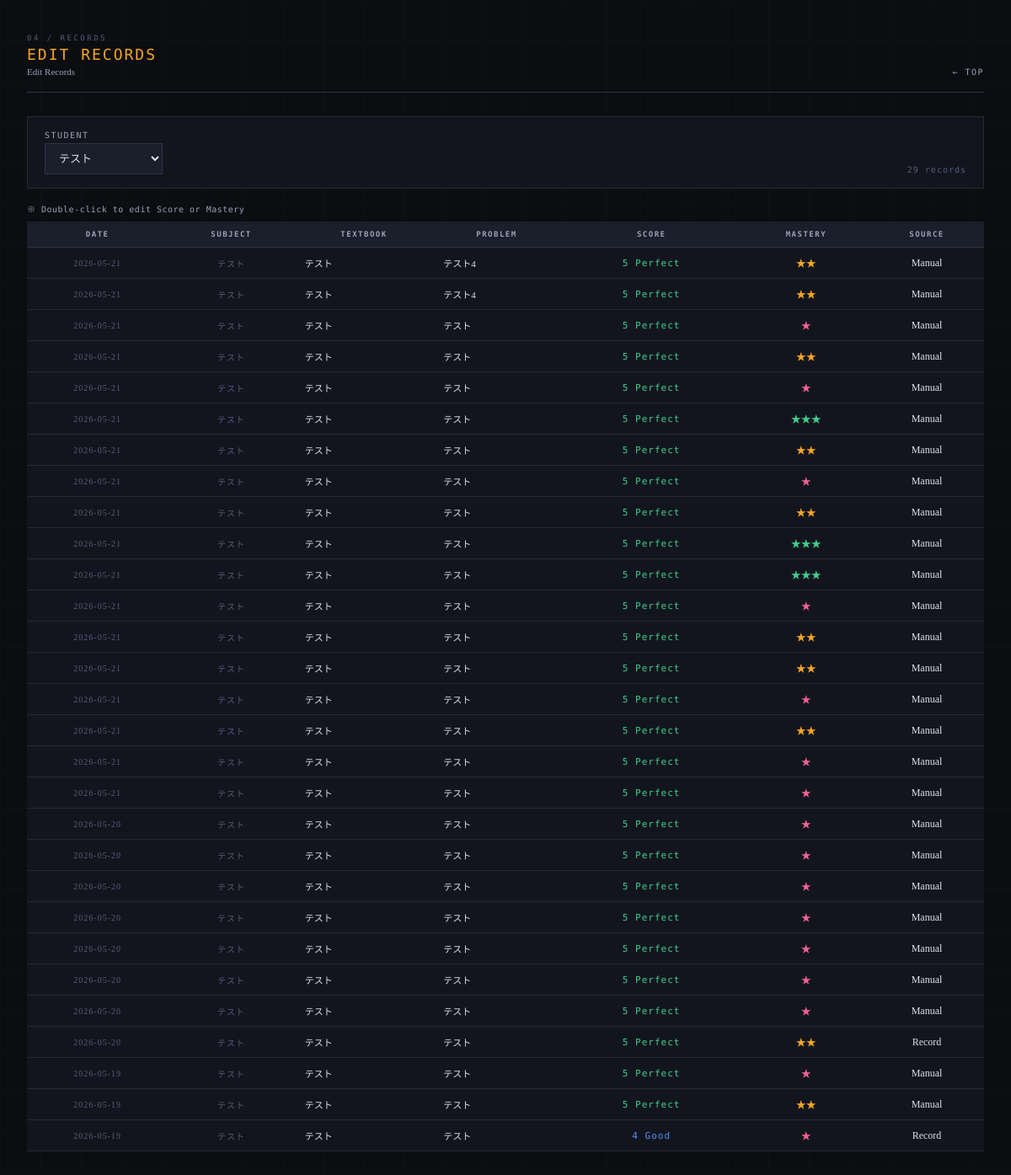
/record/list, run on the app's committed database.
### tables this page shows
CREATE TABLE history (
            history_id INTEGER PRIMARY KEY AUTOINCREMENT,
            student_id TEXT NOT NULL,
            problem_id INTEGER NOT NULL,
            date TEXT NOT NULL,
            correct INTEGER NOT NULL,
            mastery INTEGER NOT NULL,
            category TEXT NOT NULL, score INTEGER DEFAULT 5,
            FOREIGN KEY (student_id) REFERENCES students(student_id),
            FOREIGN KEY (problem_id) REFERENCES problems(problem_id)
        );

CREATE TABLE problems (
            problem_id INTEGER PRIMARY KEY AUTOINCREMENT,
            subject TEXT NOT NULL,
            textbook TEXT NOT NULL,
            problem_number TEXT NOT NULL,
            importance TEXT NOT NULL,
            type TEXT NOT NULL
        , instruction TEXT, difficulty INTEGER DEFAULT 3, review_value INTEGER DEFAULT 3, estimated_minutes INTEGER DEFAULT 15, textbook_id INTEGER, section_id INTEGER, order_in_textbook INTEGER, total_minutes INTEGER DEFAULT NULL);

### app.py (the view)
@app.route("/record/list")
def record_list():
    conn = get_connection()
    c = conn.cursor()
    c.execute("SELECT * FROM students ORDER BY student_id")
    students = c.fetchall()
    student_id = request.args.get("student_id",
                  students[0]["student_id"] if students else None)
    records = []
    if student_id:
        c.execute("""
            SELECT h.history_id, h.date, h.correct, h.mastery, h.category,
               h.score,
                   p.subject, p.textbook, p.problem_number
            FROM history h
            JOIN problems p ON h.problem_id = p.problem_id
            WHERE h.student_id = ?
            ORDER BY h.date DESC, h.history_id DESC
            LIMIT 100
        """, (student_id,))
        records = c.fetchall()
    conn.close()
    return render_template("record_list.html", students=students,
                           records=records, selected_student=student_id)

### app.py (called while the page is built)
@app.template_filter("cat_en")
def cat_en_filter(v):
    return CAT_EN.get(v, v)

### database.py (called while the page is built)
def get_connection():
    conn = sqlite3.connect(DB_PATH)
    conn.row_factory = sqlite3.Row
    return conn

### templates/record_list.html (shortened to what this page needs)
<!DOCTYPE html>
<html lang="ja">
<head>
</head>
<body>
<div class="container">
  <div class="page-header fade-in">
    <div>
      <div class="page-label">04 / Records</div>
      <div class="page-title" style="color:#f5a623;">Edit Records</div>
      <div class="page-title-ja">Edit Records</div>
    </div>
    <a class="page-header-back" href="/">TOP</a>
  </div>
  <div class="filter-bar fade-in">
    <form method="GET" style="display:contents;">
      <div>
        <label>Student</label>
        <select name="student_id" onchange="this.form.submit()" style="min-width:140px;">
          {%- for s in students %}
          <option value="{{ s.student_id }}"
            {%- if s.student_id == selected_student %} selected{%- endif %}>
            {{ s.name }}
          </option>
          {%- endfor %}
        </select>
      </div>
    </form>
    <span class="meta-text" style="margin-left:auto;">{{ records|length }} records</span>
  </div>
  <div style="font-family:'DM Mono',monospace;font-size:10px;color:var(--text-muted);
    margin-bottom:8px;letter-spacing:0.5px;">
    ※ Double-click to edit Score or Mastery
  </div>
  <div class="fade-in" style="overflow-x:auto;">
  <table class="data-table">
    <thead>
      <tr>
        <th>Date</th><th>Subject</th><th>Textbook</th><th>Problem</th>
        <th>Score</th><th>Mastery</th><th>Source</th>
      </tr>
    </thead>
    <tbody>
    {%- for r in records %}
    <tr id="hrow-{{ r.history_id }}">
      <td class="meta-text" style="white-space:nowrap;">{{ r.date }}</td>
      <td class="meta-text">{{ r.subject }}</td>
      <td class="left" style="font-size:11px;max-width:160px;overflow:hidden;text-overflow:ellipsis;white-space:nowrap;">
        {{ r.textbook }}
      </td>
      <td class="left" style="font-size:11px;max-width:180px;overflow:hidden;text-overflow:ellipsis;white-space:nowrap;">
        {{ r.problem_number }}
      </td>
      {%- set sc = r.score if r.score else (5 if r.correct == 1 else 1) %}
      <td class="score-cell" data-id="{{ r.history_id }}" data-score="{{ sc }}">
        <span class="editable score-{{ sc }}"
          ondblclick="startScoreEdit(this, {{ r.history_id }}, {{ sc }})"
          style="cursor:pointer;">
          {%- if sc == 5 %}<span style="color:var(--green);font-family:'DM Mono',monospace;font-size:11px;letter-spacing:1px;">5 Perfect</span>
          {%- elif sc == 4 %}<span style="color:var(--blue);font-family:'DM Mono',monospace;font-size:11px;letter-spacing:1px;">4 Good</span>
          {%- elif sc == 3 %}<span style="color:var(--amber);font-family:'DM Mono',monospace;font-size:11px;letter-spacing:1px;">3 Recall</span>
          {%- elif sc == 2 %}<span style="color:var(--rose);font-family:'DM Mono',monospace;font-size:11px;letter-spacing:1px;">2 Retry</span>
          {%- else %}<span style="color:var(--red);font-family:'DM Mono',monospace;font-size:11px;letter-spacing:1px;">1 Failed</span>
          {%- endif %}
        </span>
      </td>
      <td class="mastery-cell" data-id="{{ r.history_id }}" data-mastery="{{ r.mastery }}">
        {%- set m = r.mastery %}
        <span class="editable mastery-{{ m }}"
          ondblclick="startMasteryEdit(this, {{ r.history_id }}, {{ m }})">
          {{ '★' * m }}
        </span>
      </td>
      <td>
        {{ r.category | cat_en }}
      </td>
    </tr>
    {%- endfor %}
    </tbody>
  </table>
  </div>
</div>
</body>
</html>

### templates/record_list.html (style rules this page uses)
:root { --bg: #0c0d11; --surface: #13151e; --surface2: #1b1e2b; --surface3: #222536; --border: #252838; --border-light: #2f3347; --text: #dde1ec; --text-muted: #9aa3b8; --text-dim: #555d7a; --blue: #5b8ff9; --green: #3ecf8e; --amber: #f5a623; --rose: #f06292; --red: #ef4444; --blue-bg: rgba(91,143,249,0.10); --green-bg: rgba(62,207,142,0.10); --amber-bg: rgba(245,166,35,0.10); --rose-bg: rgba(240,98,146,0.10); }
*, *::before, *::after { margin:0; padding:0; box-sizing:border-box; }
body { font-family: 'Noto Serif JP', serif; background: var(--bg); color: var(--text); min-height: 100vh; padding: 40px 32px 80px; -webkit-font-smoothing: antialiased; }
body::after { content: ''; position: fixed; inset: 0; background-image: linear-gradient(var(--border) 1px, transparent 1px), linear-gradient(90deg, var(--border) 1px, transparent 1px); background-size: 48px 48px; opacity: 0.15; pointer-events: none; z-index: 0; }
.container { max-width:1200px; margin:0 auto; position:relative; z-index:1; }
.page-header { display:flex; align-items:flex-end; justify-content:space-between; margin-bottom:28px; padding-bottom:18px; border-bottom:1px solid var(--border-light); }
.page-label { font-family:'DM Mono',monospace; font-size:9px; letter-spacing:2.5px; text-transform:uppercase; color:var(--text-dim); margin-bottom:4px; }
.page-title { font-family:'DM Mono',monospace; font-weight:500; font-size:18px; letter-spacing:2px; text-transform:uppercase; }
.page-title-ja { font-family:'Noto Serif JP',serif; font-weight:300; font-size:11px; color:var(--text-muted); margin-top:4px; }
.page-header-back { font-family:'DM Mono',monospace; font-size:10px; color:var(--text-muted); letter-spacing:1.5px; text-decoration:none; transition:color 0.15s; }
.page-header-back::before { content:'← '; }
label { display:block; font-family:'DM Mono',monospace; font-size:10px; letter-spacing:1.5px; text-transform:uppercase; color:var(--text-muted); margin-bottom:6px; margin-top:16px; }
label:first-child { margin-top:0; }
input[type="text"], input[type="date"], input[type="number"], select, textarea { width:100%; padding:9px 12px; background:var(--surface2); border:1px solid var(--border-light); color:var(--text); font-family:'Noto Serif JP',serif; font-size:13px; outline:none; transition:border-color 0.15s; }
select option { background:var(--surface2); }
.data-table { width:100%; border-collapse:collapse; background:var(--surface); font-size:12px; }
.data-table th { background:var(--surface2); color:var(--text-muted); font-family:'DM Mono',monospace; font-size:9px; letter-spacing:1.5px; text-transform:uppercase; padding:10px 12px; text-align:center; border-bottom:1px solid var(--border-light); white-space:nowrap; }
.data-table td { padding:9px 12px; border-bottom:1px solid var(--border); text-align:center; vertical-align:middle; font-family:'Noto Serif JP',serif; }
.data-table td.left { text-align:left; }
.filter-bar { background:var(--surface); border:1px solid var(--border); padding:16px 20px; margin-bottom:16px; display:flex; gap:16px; align-items:flex-end; flex-wrap:wrap; }
.filter-bar label { margin:0 0 4px 0; }
.filter-bar select, .filter-bar input { width:auto; }
.meta-text { font-family:'DM Mono',monospace; font-size:10px; color:var(--text-dim); letter-spacing:1px; }
.mastery-1 { color:var(--rose); }
.mastery-2 { color:var(--amber); }
.mastery-3 { color:var(--green); }
.fade-in { animation:fadeIn 0.3s ease both; }
.editable { cursor:pointer; padding:2px 6px; border-radius:2px; transition:background 0.12s; }

### data on the page
history: date "2026-05-21", subject "テスト", textbook "テスト", problem_number "テスト4", shows "5 Perfect", value "★★", category|cat_en "Manual"
history: date "2026-05-21", subject "テスト", textbook "テスト", problem_number "テスト4", shows "5 Perfect", value "★★", category|cat_en "Manual"
history: date "2026-05-21", subject "テスト", textbook "テスト", problem_number "テスト", shows "5 Perfect", value "★", category|cat_en "Manual"
history: date "2026-05-21", subject "テスト", textbook "テスト", problem_number "テスト", shows "5 Perfect", value "★★", category|cat_en "Manual"
history: date "2026-05-21", subject "テスト", textbook "テスト", problem_number "テスト", shows "5 Perfect", value "★", category|cat_en "Manual"
history: date "2026-05-21", subject "テスト", textbook "テスト", problem_number "テスト", shows "5 Perfect", value "★★★", category|cat_en "Manual"
history: date "2026-05-21", subject "テスト", textbook "テスト", problem_number "テスト", shows "5 Perfect", value "★★", category|cat_en "Manual"
history: date "2026-05-21", subject "テスト", textbook "テスト", problem_number "テスト", shows "5 Perfect", value "★", category|cat_en "Manual"
history: date "2026-05-21", subject "テスト", textbook "テスト", problem_number "テスト", shows "5 Perfect", value "★★", category|cat_en "Manual"
history: date "2026-05-21", subject "テスト", textbook "テスト", problem_number "テスト", shows "5 Perfect", value "★★★", category|cat_en "Manual"
history: date "2026-05-21", subject "テスト", textbook "テスト", problem_number "テスト", shows "5 Perfect", value "★★★", category|cat_en "Manual"
history: date "2026-05-21", subject "テスト", textbook "テスト", problem_number "テスト", shows "5 Perfect", value "★", category|cat_en "Manual"
history: date "2026-05-21", subject "テスト", textbook "テスト", problem_number "テスト", shows "5 Perfect", value "★★", category|cat_en "Manual"
history: date "2026-05-21", subject "テスト", textbook "テスト", problem_number "テスト", shows "5 Perfect", value "★★", category|cat_en "Manual"
history: date "2026-05-21", subject "テスト", textbook "テスト", problem_number "テスト", shows "5 Perfect", value "★", category|cat_en "Manual"
history: date "2026-05-21", subject "テスト", textbook "テスト", problem_number "テスト", shows "5 Perfect", value "★★", category|cat_en "Manual"
history: date "2026-05-21", subject "テスト", textbook "テスト", problem_number "テスト", shows "5 Perfect", value "★", category|cat_en "Manual"
history: date "2026-05-21", subject "テスト", textbook "テスト", problem_number "テスト", shows "5 Perfect", value "★", category|cat_en "Manual"
history: date "2026-05-20", subject "テスト", textbook "テスト", problem_number "テスト", shows "5 Perfect", value "★", category|cat_en "Manual"
history: date "2026-05-20", subject "テスト", textbook "テスト", problem_number "テスト", shows "5 Perfect", value "★", category|cat_en "Manual"
history: date "2026-05-20", subject "テスト", textbook "テスト", problem_number "テスト", shows "5 Perfect", value "★", category|cat_en "Manual"
history: date "2026-05-20", subject "テスト", textbook "テスト", problem_number "テスト", shows "5 Perfect", value "★", category|cat_en "Manual"
history: date "2026-05-20", subject "テスト", textbook "テスト", problem_number "テスト", shows "5 Perfect", value "★", category|cat_en "Manual"
history: date "2026-05-20", subject "テスト", textbook "テスト", problem_number "テスト", shows "5 Perfect", value "★", category|cat_en "Manual"
history: date "2026-05-20", subject "テスト", textbook "テスト", problem_number "テスト", shows "5 Perfect", value "★", category|cat_en "Manual"
history: date "2026-05-20", subject "テスト", textbook "テスト", problem_number "テスト", shows "5 Perfect", value "★★", category|cat_en "Record"
history: date "2026-05-19", subject "テスト", textbook "テスト", problem_number "テスト", shows "5 Perfect", value "★", category|cat_en "Manual"
history: date "2026-05-19", subject "テスト", textbook "テスト", problem_number "テスト", shows "5 Perfect", value "★★", category|cat_en "Manual"
history: date "2026-05-19", subject "テスト", textbook "テスト", problem_number "テスト", shows "4 Good", value "★", category|cat_en "Record"

### other printed values
{{ records|length }} "29"
form field student_id "テスト"
